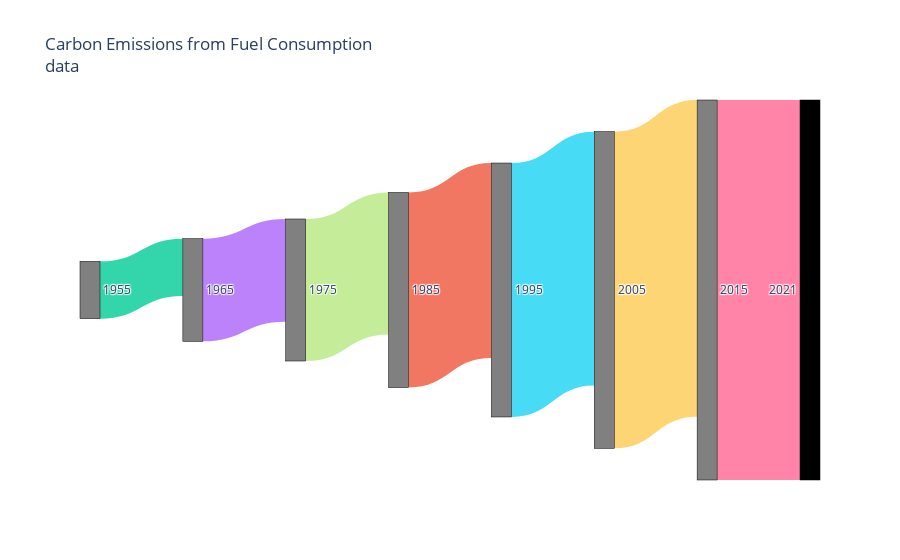
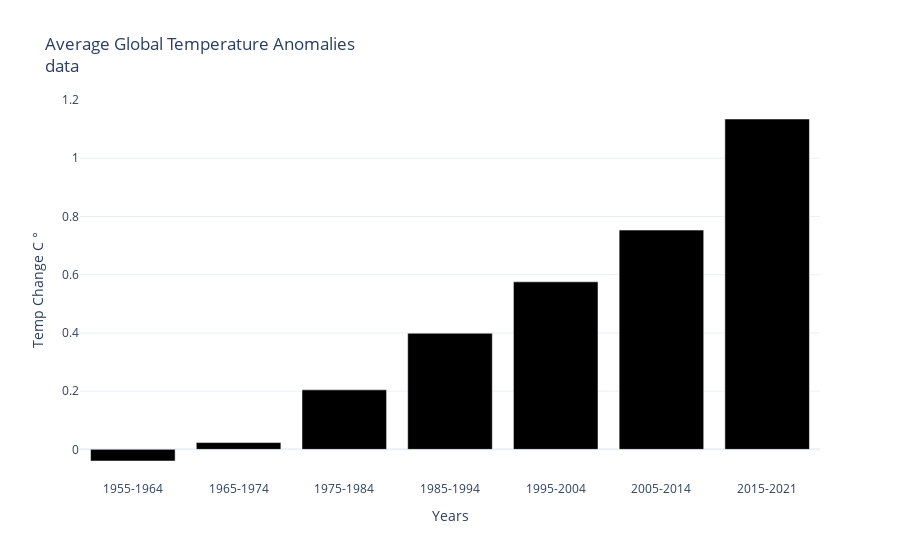

Notebook source saved alongside these figures, in order:
### Markdown cell above
Gas Emissions

### Code cell
import plotly.graph_objects as go
import pandas as pd

# Load the data (adjust the path/filename as needed)
df_emissions = pd.read_csv('https://raw.githubusercontent.com/plotly/Figure-Friday/refs/heads/main/2025/week-21/global.1751_2021.csv')

# Define the years you want to extract
years = [1965, 1975, 1985, 1995, 2005, 2015, 2021]

# Extract the relevant data
# Assuming the first column is named 'Year' and the 5th column has the correct label
emissions = df_emissions[df_emissions['Year'].isin(years)]['Carbon emissions from gas fuel consumption'].tolist()

# Sample data
data = {
    'source': [0, 1, 2, 3, 4, 5, 6],
    'target': [1, 2, 3, 4, 5, 6, 7],
    'value': emissions,
    'source_label': ['1955', '1965', '1975', '1985', '1995', '2005', '2015'],
    'target_label': ['1965', '1975', '1985', '1995', '2005', '2015', '2021'],
}
df = pd.DataFrame(data)

# Optional: Create labels from source and target
labels = list(pd.unique(df[['source_label', 'target_label']].values.ravel()))

# Map labels to indexes
label_map = {label: i for i, label in enumerate(labels)}
df['source'] = df['source_label'].map(label_map)
df['target'] = df['target_label'].map(label_map)

# default colors

colors =  ['rgba(0, 204, 150, 0.8)',
 'rgba(171, 99, 250, 0.8)',
 'rgba(182, 232, 128, 0.8)',
 'rgba(239, 85, 59, 0.8)',
 'rgba(25, 211, 243, 0.8)',
 'rgba(254, 203, 82, 0.8)',
 'rgba(255, 102, 146, 0.8)']

# Carbon Emissions from Gas
fig = go.Figure(data=[go.Sankey(
    arrangement='snap',
    node=dict(
        pad=15,
        thickness=20,
        line=dict(color="black", width=0.5),
        label=labels,
    ),
    link=dict(
        source=df['source'],
        target=df['target'],
        value=df['value'],
        color=colors
    )
)])
fig.update_traces(node_color = ['gray','gray','gray','gray','gray','gray','gray'])


fig.update_layout(title_text="Carbon Emissions from Fuel Consumption<br><a href='https://raw.githubusercontent.com/plotly/Figure-Friday/refs/heads/main/2025/week-21/global.1751_2021.csv' target='_blank'>data</a>", font_size=12)

fig.show()

# Global Temperatures
# https://www.ncei.noaa.gov/access/monitoring/climate-at-a-glance/global/time-series

def avg_net_temp_anomaly (df, year):
    start_year = int(year)
    # only have data up to 2021
    if start_year == 2015:
        end_year = 2021
    else:
        # most amounts are 9 year spread
        end_year = start_year + 9

    filtered_df = df[(df["Year"] >= start_year) & (df["Year"] <= end_year)]
    average = filtered_df["Anomaly"].sum()/6 if start_year == 2015 else filtered_df["Anomaly"].sum()/9
    return average

# remove 1st 3 lines from file
df_temp_anomaly = pd.read_csv('https://raw.githubusercontent.com/rebeccapeltz/'\
    'emissions/refs/heads/main/global-temp-anomaly-data.csv',skiprows=4)
# print(df_temp_anomaly.head())

temp_anomalies_averages = []
anomaly_years = [ 1955, 1965, 1975, 1985,1995,2005,2015]

for year in anomaly_years:
    total = avg_net_temp_anomaly(df_temp_anomaly,year)
    temp_anomalies_averages.append(total)

label_years = ['1955-1964', '1965-1974', '1975-1984','1985-1994','1995-2004','2005-2014','2015-2021']

# Create the bar chart
fig2 = go.Figure(data=[
    go.Bar(x=label_years, y=temp_anomalies_averages, marker_color='black')
])

# Update layout (optional)
fig2.update_layout(
    title='Average Global Temperature Anomalies<br><a href="https://raw.githubusercontent.com/rebeccapeltz/emissions/refs/heads/main/global-temp-anomaly-data.csv" target="_blank">data</a>',
    xaxis_title='Years',
    yaxis_title='Temp Change C &#176;',
    template='plotly_white',
    xaxis=dict(tickformat='%Y', tickvals=label_years)
)

# Show the figure
fig2.show()

### Figure 1 — Plotly figure (JSON) as saved in the notebook; plotly's stock layout.template omitted (floating-point values rounded to 4 significant figures)
{"data": [{"arrangement": "snap", "link": {"color": ["rgba(0, 204, 150, 0.8)", "rgba(171, 99, 250, 0.8)", "rgba(182, 232, 128, 0.8)", "rgba(239, 85, 59, 0.8)", "rgba(25, 211, 243, 0.8)", "rgba(254, 203, 82, 0.8)", "rgba(255, 102, 146, 0.8)"], "source": [0, 1, 2, 3, 4, 5, 6], "target": [1, 2, 3, 4, 5, 6, 7], "value": [337, 604, 835, 1147, 1493, 1862, 2234]}, "node": {"color": ["gray", "gray", "gray", "gray", "gray", "gray", "gray"], "label": ["1955", "1965", "1975", "1985", "1995", "2005", "2015", "2021"], "line": {"color": "black", "width": 0.5}, "pad": 15, "thickness": 20}, "type": "sankey"}], "layout": {"font": {"size": 12}, "title": {"text": "Carbon Emissions from Fuel Consumption<br><a href='https://raw.githubusercontent.com/plotly/Figure-Friday/refs/heads/main/2025/week-21/global.1751_2021.csv' target='_blank'>data</a>"}}}

### Figure 2 — Plotly figure (JSON) as saved in the notebook; plotly's stock layout.template omitted (floating-point values rounded to 4 significant figures)
{"data": [{"marker": {"color": "black"}, "type": "bar", "x": ["1955-1964", "1965-1974", "1975-1984", "1985-1994", "1995-2004", "2005-2014", "2015-2021"], "y": [-0.04, 0.02333, 0.2044, 0.3989, 0.5756, 0.7533, 1.135]}], "layout": {"title": {"text": "Average Global Temperature Anomalies<br><a href=\"https://raw.githubusercontent.com/rebeccapeltz/emissions/refs/heads/main/global-temp-anomaly-data.csv\" target=\"_blank\">data</a>"}, "xaxis": {"tickformat": "%Y", "tickvals": ["1955-1964", "1965-1974", "1975-1984", "1985-1994", "1995-2004", "2005-2014", "2015-2021"], "title": {"text": "Years"}}, "yaxis": {"title": {"text": "Temp Change C &#176;"}}}}
